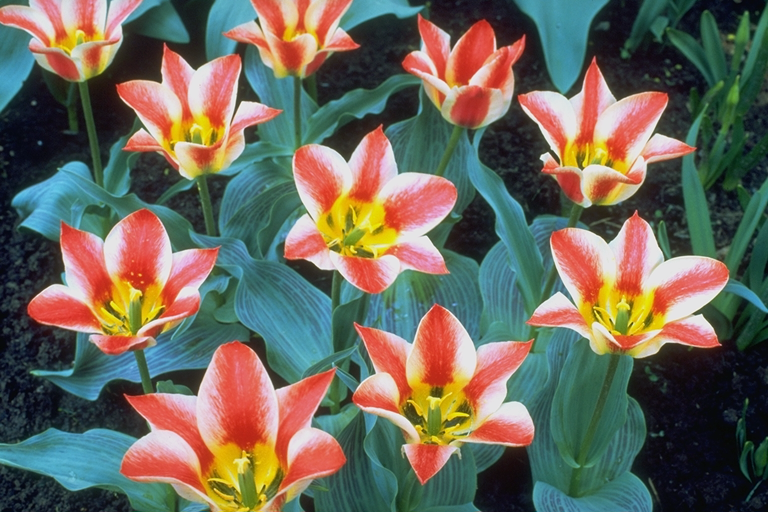
//> input picture Source/tulips.ppm, 768 x 512 px
$ ./Proj2_ex1_C_image_newtest   (built with g++ and OpenCV 4)
//> lines starting //> are read from the running program, lines starting //| are printed output that depends on the picture
#include "Dependencies/opencv2/opencv.hpp"
#include <stdint.h>
#include <iostream>
#include <string>
#include <filesystem> /** It needs a compiler that supports the C++17 language standard, which is implemented e.g. on the g++ compiler from the version 8 onwards,
                        but it's recommended a g++ version release 9 or newer for full support. https://gcc.gnu.org/gcc-9/changes.html#cxx **/

#include "Dependencies/opencv2/core/core.hpp"
#include "Dependencies/opencv2/highgui/highgui.hpp"
#include "Dependencies/opencv2/imgproc.hpp"

using namespace cv;
using namespace std;

string rfilename; // argument for the original image filename (and path)
using sample_type = uint8_t;

int main(){

    rfilename = "tulips.ppm"; // pass the first argument into the attribute that stores the original image filename (and path)

    std::filesystem::path p = rfilename; /* constructs the path that corresponds to the current file system or OS, from the character sequence
                                            stored on the rfilename attribute */

	Mat original = imread(rfilename, cv::IMREAD_UNCHANGED); // Loads the image file to the memory matrix "original"
//> original is the input picture: 512 rows x 768 cols, CV_8UC3; mean B, G, R 91.1, 104, 109.5


	if (original.empty()){ // if the file is not loaded prints a message on the terminal console or command prompt
    		cout << "Error : Image on " << std::filesystem::absolute(p) << " can't be loaded..!!" << endl;
    		return -1; // exits the aplication
  	}

	int nch = original.channels(); // get the number of channels of the original image
//> nch = 3

	int iHeight = original.size[0]; // get the original image height
//> iHeight = 512
	int iWidth = original.size[1]; // get the original image width
//> iWidth = 768
	int UVHeight = iHeight/2; // set the U and V channel height for a 4:2:0 downsampling
//> UVHeight = 256
    int UVWidth = iWidth/2; // set the U and V channel width for a 4:2:0 downsampling
//> UVWidth = 384

	imshow("Original Image", original);

	Mat yuvcolor = Mat::zeros(Size(original.rows, original.cols), CV_8UC3);//creates a new matrix for the yuv color scheme with 3 channels

	cvtColor(original, yuvcolor, COLOR_BGR2YUV); // converts RGB color values to YUV color and loads the values on the yuv matrix
//> yuvcolor: 512 rows x 768 cols, CV_8UC3; mean of channels 0, 1, 2 104.2, 121.5, 132.6

    imshow("YUV Image", yuvcolor);
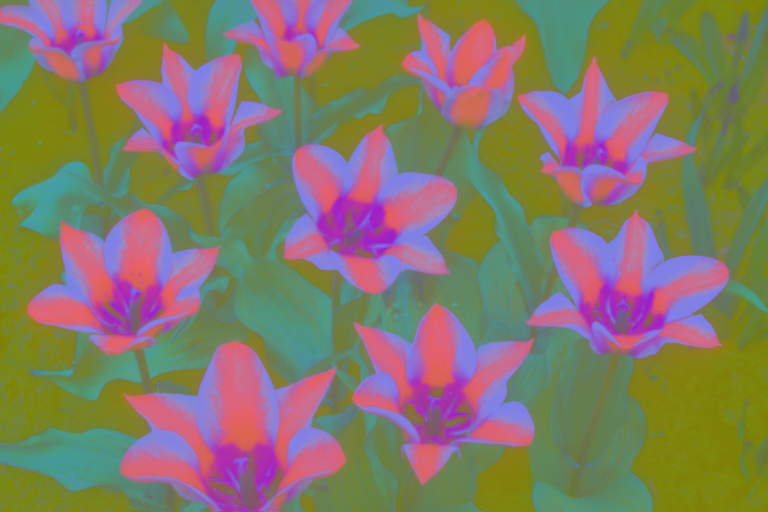
//> window 'YUV Image': 512 rows x 768 cols, CV_8UC3; mean B, G, R 104.2, 121.5, 132.6

//split the channels of the yuvcolor matrix:
    Mat splitChannels[3];
    split(yuvcolor, splitChannels);
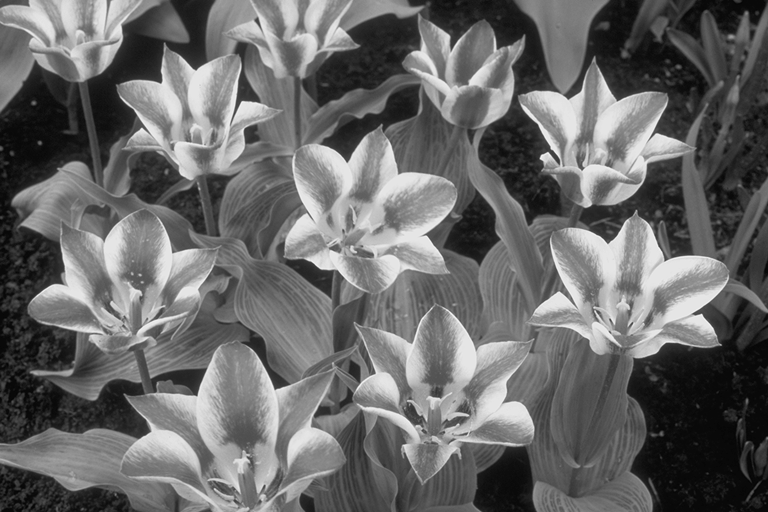
//> splitChannels[0]: 512 rows x 768 cols, CV_8UC1; min 4, max 244, mean 104.2
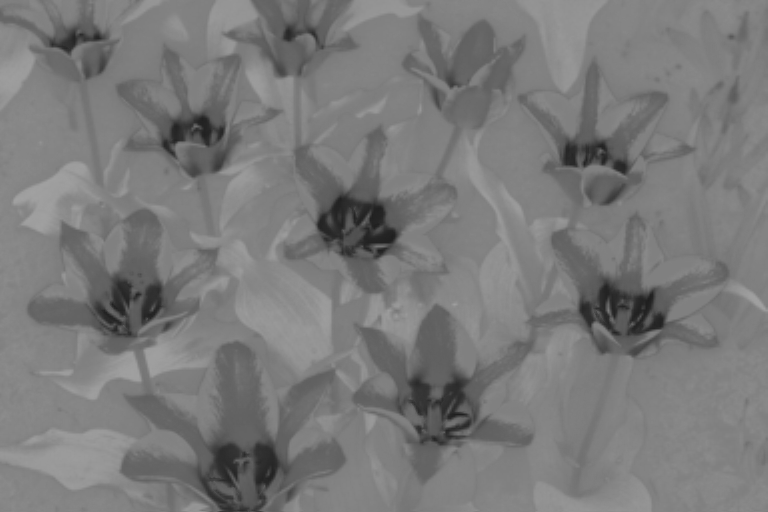
//> splitChannels[1]: 512 rows x 768 cols, CV_8UC1; min 29, max 161, mean 121.5
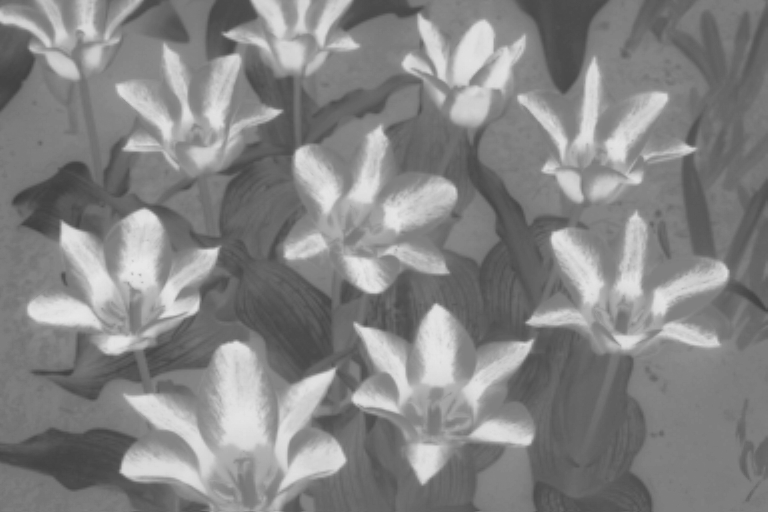
//> splitChannels[2]: 512 rows x 768 cols, CV_8UC1; min 62, max 231, mean 132.6

    double minVal, maxVal;
    Point minLoc;
    Point maxLoc;

    minMaxLoc(splitChannels[2], &minVal, &maxVal, &minLoc, &maxLoc);
//> minVal = 62; maxVal = 231; minLoc = Point(20, 196); maxLoc = Point(145, 260)

   if (maxVal >= 256){
       using sample_type = short;
    }

    Mat resized_down; // creates a matrix for UV channel downsampling

    resize(yuvcolor, resized_down, Size(UVWidth, UVHeight), INTER_CUBIC); // downsamples the YUV matrix with the bicubic 4x4 interpolation
//> resized_down: 256 rows x 384 cols, CV_8UC3; mean of channels 0, 1, 2 104.3, 121.7, 132.8

//    imshow("Resized Down by defining height and width", resized_down);

 //   yuvcolor.release();
 //   original.release();

    Mat rd_splitChannels[3]; // creates a matrix for 3 separate channels

	split(resized_down, rd_splitChannels); // separates the 3 YUV channels from the downsapled matrix and loads them to the rd_splitChannels matrix

    Mat UChannel, VChannel;

    UChannel = rd_splitChannels[1] /*.reshape(1, UVHeight / 2)*/; // apply reshape if needed
    VChannel = rd_splitChannels[0] /*.reshape(1, UVHeight/2)*/; // apply reshape if needed

 //   rd_splitChannels[3].release();

    Mat YChannel = Mat::zeros(Size(iHeight, iWidth), CV_8UC1);

    YChannel = splitChannels[2];

// JPEG mode 6 predictor formula: X = B + ((A − C)/2), onde: X=(r,c); A=(r,c-1); B=(r-1,c) e C=(r-1,c-1)
//A=YChannel.at<uint8_t>(r,c-1), B=YChannel.at<uint8_t>(r-1,c) e C=YChannel.at<uint8_t>(r-1,c-1)

//   splitChannels[3].release();

    YChannel.convertTo(YChannel, CV_16SC1);
    UChannel.convertTo(UChannel, CV_16SC1);
    VChannel.convertTo(VChannel, CV_16SC1);

    Mat YPredict = Mat::zeros(Size(iHeight, iWidth), CV_16SC1);

    for (int r = 0; r < iHeight; r++){
        for (int c = 0; c < iWidth; c++){
            if (r==0){
                YPredict.at<short>(r,c) = YChannel.at<short>(r,c);
            }
            if (c==0){
                YPredict.at<short>(r,c) = YChannel.at<short>(r,c);
            }
            else{
                YPredict.at<short>(r,c) = (YChannel.at<short>(r,c))-((YChannel.at<short>(r-1,c))+(((YChannel.at<short>(r,c-1))-(YChannel.at<short>(r-1,c-1)))/2));
            }
        }
    }
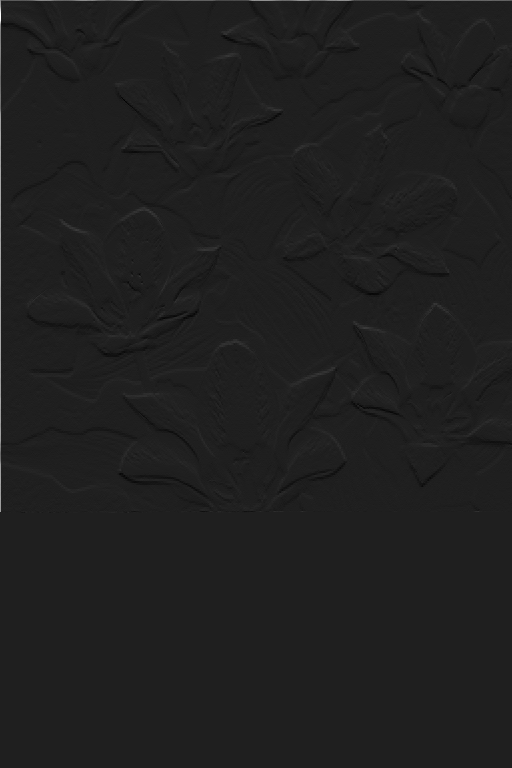
//> YPredict: 768 rows x 512 cols, CV_16SC1; min -29, max 207, mean 0.2; drawn with min black and max white

    Mat UPredict = Mat::zeros(Size(UVHeight, UVWidth), CV_16SC1);

    for (int r = 0; r < UVHeight; r++){
        for (int c = 0; c < UVWidth; c++){
            if (r==0){
                UPredict.at<short>(r,c) = UChannel.at<short>(r,c);
            }
            if (c==0){
                UPredict.at<short>(r,c) = UChannel.at<short>(r,c);
            }
            else{

                short* residual = (((UChannel.at<short>(r,c-1))-(UChannel.at<short>(r-1,c-1)))/2);

                residual = (UChannel.at<short>(r-1,c))+residual;

//> (the run ends here: the program needs code that is not available in this run, at `residual = (UChannel.at<short>(r,c))- residual;`)

$ run again, with Source/boat.ppm copied over Source/tulips.ppm
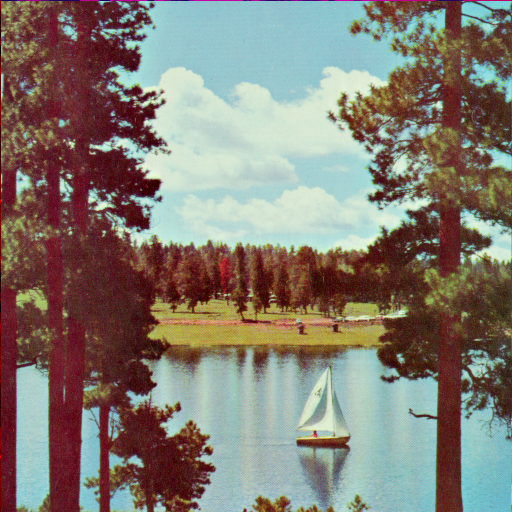
//> input picture Source/boat.ppm, 512 x 512 px
//> original is the input picture: 512 rows x 512 cols, CV_8UC3; mean B, G, R 114.9, 124.3, 131
//> yuvcolor: 512 rows x 512 cols, CV_8UC3; mean of channels 0, 1, 2 125.2, 122.9, 133.1
//> `split(yuvcolor, splitChannels);`:
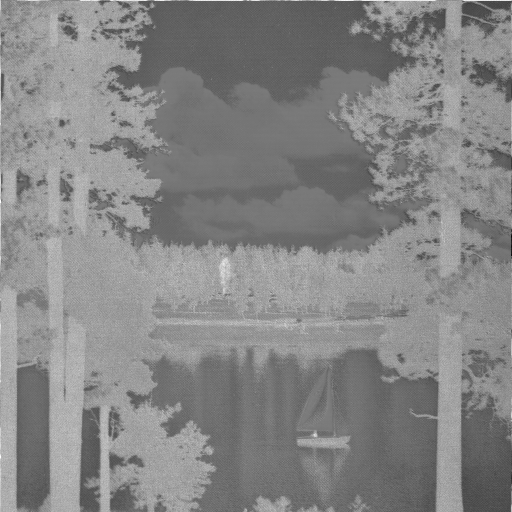
//> splitChannels[2]: 512 rows x 512 cols, CV_8UC1; min 9, max 255, mean 133.1
//> minVal = 9; maxVal = 255; minLoc = Point(511, 236); maxLoc = Point(0, 201)
//> resized_down: 256 rows x 256 cols, CV_8UC3; mean of channels 0, 1, 2 125.4, 123.1, 133.2
//> `split(resized_down, rd_splitChannels);`:
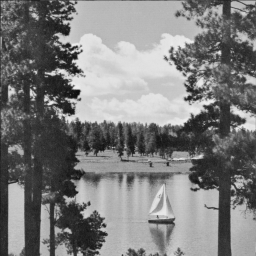
//> rd_splitChannels[0]: 256 rows x 256 cols, CV_8UC1; min 14, max 239, mean 125.4
